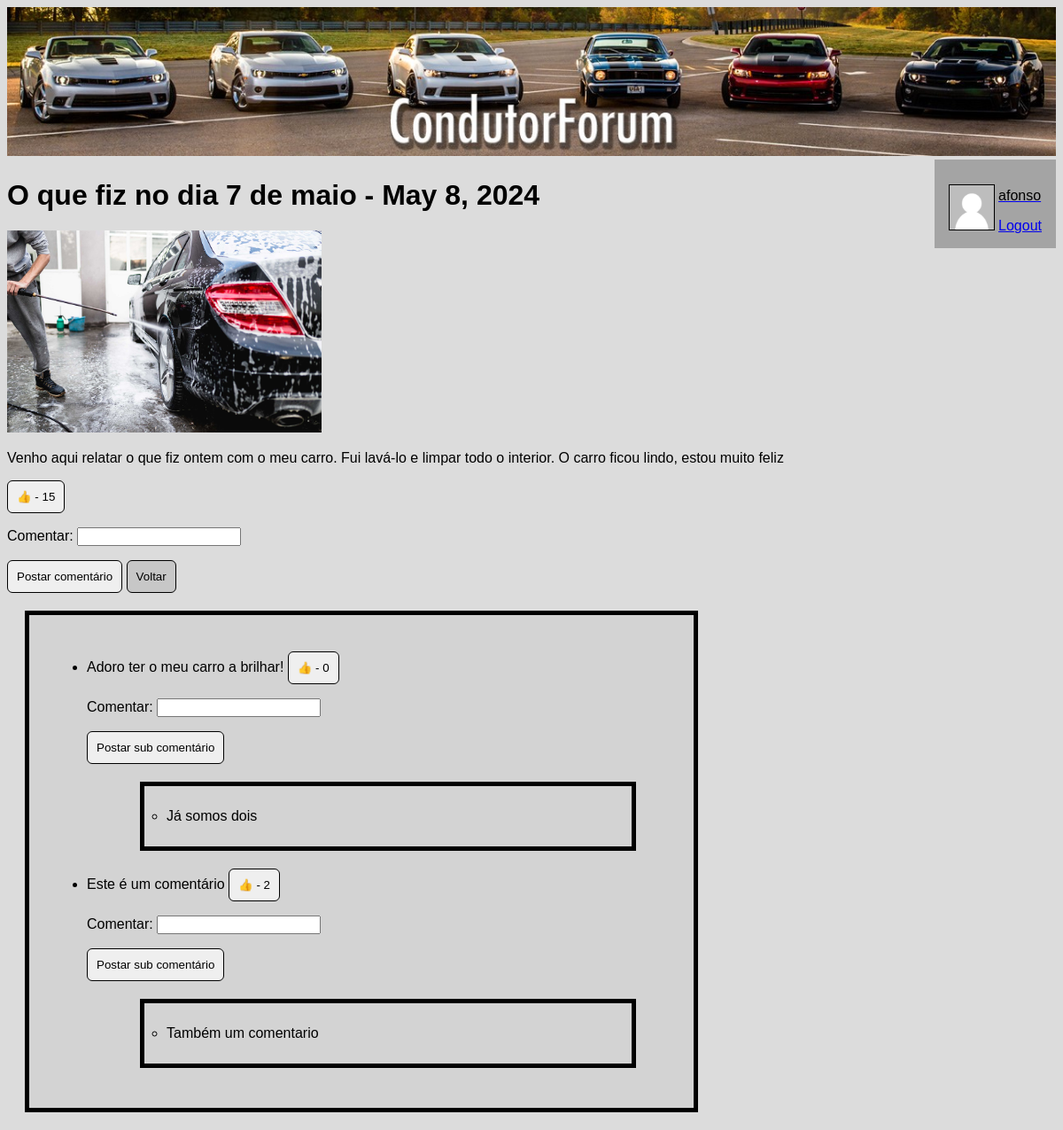
The app's page /forum/3 (signed in) with its own data.
### forum/models.py (models this page shows, shortened)
class Condutor(models.Model):
    user = models.OneToOneField(User, on_delete=models.CASCADE, primary_key=True)
    modelo_carro = models.CharField(max_length=50)
    numero_posts = models.IntegerField(default=0)
    avatar = models.ImageField(default='forum/images/default.png', blank=True)

class Post(models.Model):
    post_titulo = models.CharField(max_length=50)
    post_texto = models.CharField(max_length=500)
    pub_data = models.DateTimeField('data de publicacao')
    gostos = models.IntegerField(default=0)
    imagem = models.ImageField(blank=True)

class Comentario(models.Model):
    post = models.ForeignKey(Post, on_delete=models.CASCADE)
    comentario_texto = models.CharField(max_length=200)
    gostos = models.IntegerField(default=0)
    pub_data = models.DateTimeField('data de publicacao')

class Subcomentario(models.Model):
    comentario = models.ForeignKey(Comentario, on_delete=models.CASCADE)
    subcomentario_texto = models.CharField(max_length=200)
    gostos = models.IntegerField(default=0)
    pub_data = models.DateTimeField('data de publicacao')

### forum/views.py (the view)
# urls.py: path('<int:post_id>', views.detalhe, name='detalhe'),
def detalhe(request, post_id):
    post = get_object_or_404(Post, pk=post_id)
    return render(request, 'forum/detalhe.html', {'post': post})

### forum/templates/forum/detalhe.html (shortened to what this page needs)
<!DOCTYPE html>
<html lang="pt">
{% extends "forum/index.html" %}
{% load static %}
{% block header %}
<header>
    <a href="http://127.0.0.1:8000/forum/">
        <img src="{% static 'forum/images/header1.jpg' %}" alt="CondutorForum" width="100%" height="auto">
    </a>
</header>
{% endblock %}
{% block sidebar %}
<aside>
    <div class="parent">
        {% if request.user.is_authenticated %}
        <div class="inline-block-child">
            <img class="foto_perfil" src="{% static user.condutor.avatar %}" alt="Foto de perfil"/>
        </div>
        <div class="inline-block-child">
            <a href="{% url 'forum:info' %}">
                <p>{{ request.user.username }}</p>
            </a>
            <a href="{% url 'forum:logout' %}">Logout</a>
            {% else %}
            <a href="{% url 'forum:fazerLogin' %}">Login</a>
            <a href="{% url 'forum:signin' %}">Criar conta</a>
            {% endif %}
        </div>
    </div>
</aside>
{% endblock %}
{% block conteudo %}
<h1>{{ post.post_titulo }} - {{ post.pub_data.date }}</h1>
{% if post.imagem.url is not None %}
<img src="{{ post.imagem.url }}"
     alt="{{ post.post_titulo }}"
     style="width: 30%"/>
{% endif %}
<p>{{ post.post_texto }}</p>
<form method="post">
    <div>
        <button type="submit" formaction="{% url 'forum:gosto_post' post.id %}">👍 - {{ post.gostos }}</button>
        <p><label for="comentario">Comentar:</label>
            <input name="comentario" id="comentario" type="text"></p>
        <button type="submit" formaction="{% url 'forum:criarcomentario' post.id %}">Postar comentário</button>
        <button class="voltar" type="submit" formaction="{% url 'forum:index' %}">Voltar</button>
    </div>
    <div class="caixinha">
        <ul>
            {% for comentario in post.comentario_set.all %}
            <li>{{ comentario.comentario_texto }}
                <button type="submit" formaction="{% url 'forum:gosto_comentario' comentario.id %}">
                    👍 - {{ comentario.gostos }}
                </button>
                <p><label for="subcomentario">Comentar:</label>
                    <input id="subcomentario" type="text" value="{{ val }}" name="subcomentario">{{ val }}</input>
                </p>
                <button type="submit" formaction="{% url 'forum:criarsubcomentario' comentario.id %}">
                    Postar sub comentário
                </button>
                <ul>
                    {% for subcomentario in comentario.subcomentario_set.all %}
                    <div class="caixinha_sub">
                        <li>
                            {{ subcomentario.subcomentario_texto }}
                        </li>
                    </div>
                    {% endfor %}
                </ul>
                {% endfor %}
            </li>
        </ul>
    </div>
</form>
{% endblock %}

### forum/static/forum/style.css (style rules this page uses)
p { color: black; }
* { font-family: Arial, serif; }
h1 { font-size: 2em; }
form { align-self: center; }
button { border: 1px solid black; border-radius: 6px; color: black; padding: 10px 10px; cursor: pointer; }
.voltar { background-color: #c7c7c7; }
li { text-align: left; }
.foto_perfil { border: 1px solid black; height: 50px; width: auto; }
.caixinha { border: 5px solid #000000; background-color: lightgrey; width: 700px; padding: 25px; margin: 20px; }
.caixinha_sub { border: 5px solid #000000; background-color: lightgrey; width: 500px; padding: 25px; margin: 20px; }
.parent { padding: 1rem; }
.inline-block-child { display: inline-block; }
aside { background-color: rgb(164, 164, 164); float: right; }

### records on screen
Post: post_titulo "O que fiz no dia 7 de maio", pub_data "May 8, 2024", imagem (picture), post_texto "Venho aqui relatar o que fiz ontem com o meu carro. Fui lavá-lo e limpar todo o interior. O carro ficou lindo, estou muito feliz", gostos "15"
Comentario: comentario_texto "Adoro ter o meu carro a brilhar!", gostos "0"
Subcomentario: subcomentario_texto "Já somos dois"
Comentario: comentario_texto "Este é um comentário", gostos "2"
Subcomentario: subcomentario_texto "Também um comentario"

### other values on screen
{{ request.user.username }} "afonso"
